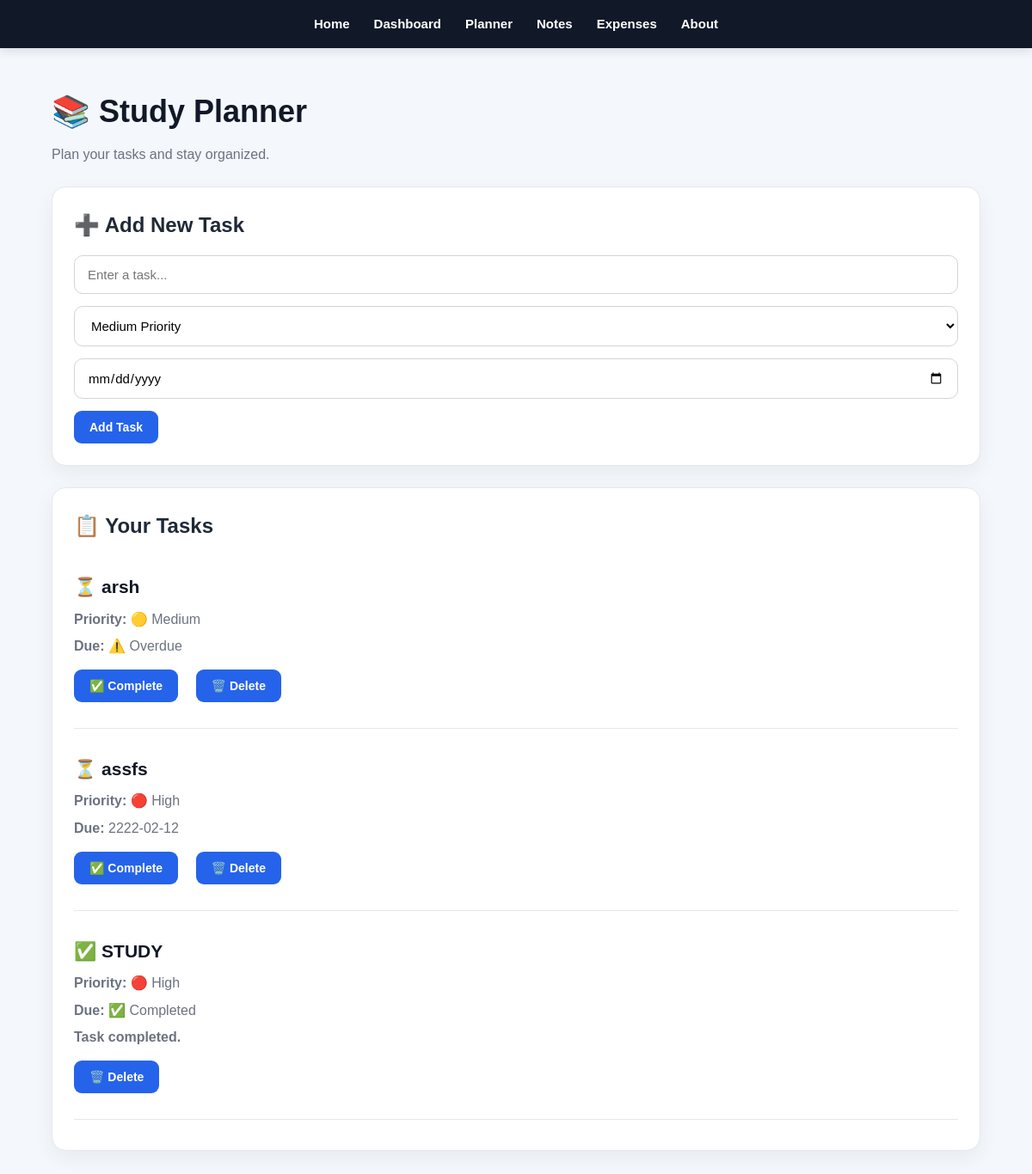
Before: /planner with the older database file.
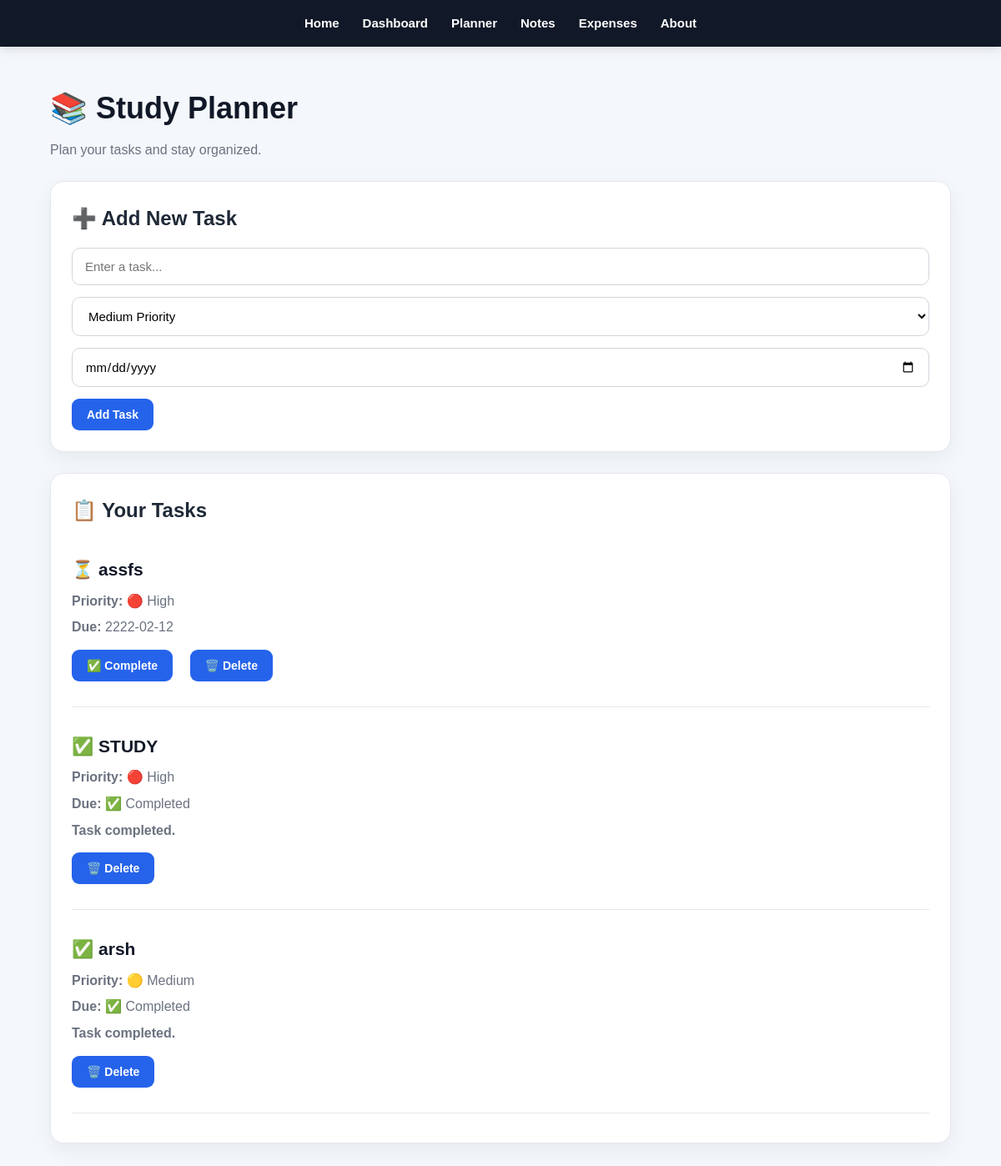
After: the same page with the newer database file.
### tables this page shows
CREATE TABLE tasks (
    id INTEGER PRIMARY KEY AUTOINCREMENT,
    title TEXT NOT NULL,
    completed INTEGER DEFAULT 0
, priority TEXT DEFAULT 'Medium', due_date TEXT);

### app.py (the view, shortened to what this page needs)
@app.route("/planner", methods=["GET", "POST"])
def planner():
    connection = sqlite3.connect(DATABASE)
    cursor = connection.cursor()
    cursor.execute(
        """
        SELECT *
        FROM tasks
        ORDER BY completed ASC, due_date ASC
        """
    )
    tasks = cursor.fetchall()
    connection.close()
    today = date.today().isoformat()
    return render_template(
        "planner.html",
        tasks=tasks,
        today=today
    )

### templates/planner.html (shortened to what this page needs)
<!DOCTYPE html>
<html lang="en">
<head>
    <link rel="stylesheet"
          href="{{ url_for('static', filename='css/style.css') }}">
</head>
<body>
<nav>
    <a href="/">Home</a>
    <a href="/dashboard">Dashboard</a>
    <a href="/planner">Planner</a>
    <a href="/notes">Notes</a>
    <a href="/expenses">Expenses</a>
    <a href="/about">About</a>
</nav>
<div class="container">
    <h1>📚 Study Planner</h1>
    <p>Plan your tasks and stay organized.</p>
    <div class="card">
        <h2>➕ Add New Task</h2>
        <form method="POST" action="/planner">
            <input
                type="text"
                name="title"
                placeholder="Enter a task..."
                required
            >
            <select name="priority">
                <option value="Medium" selected>
                    Medium Priority
                </option>
            </select>
            <input
                type="date"
                name="due_date"
                required
            >
            <button type="submit">
                Add Task
            </button>
        </form>
    </div>
    <div class="card">
        <h2>📋 Your Tasks</h2>
        {% if tasks %}
            {% for task in tasks %}
                <div class="task">
                    <h3>
                        {% if task[2] == 1 %}
                            ✅
                        {% else %}
                            ⏳
                        {% endif %}
                        {{ task[1] }}
                    </h3>
                    <p>
                        <strong>Priority:</strong>
                        {% if task[3] == "High" %}
                            🔴 High
                        {% elif task[3] == "Medium" %}
                            🟡 Medium
                        {% else %}
                            🟢 Low
                        {% endif %}
                    </p>
                    <p>
                        <strong>Due:</strong>
                        {% if task[2] == 1 %}
                            <span>
                                ✅ Completed
                            </span>
                        {% elif task[4] < today %}
                            <span>
                                ⚠️ Overdue
                            </span>
                        {% else %}
                            <span>
                                {{ task[4] }}
                            </span>
                        {% endif %}
                    </p>
                    {% if task[2] == 0 %}
                        <a href="/complete_task/{{ task[0] }}">
                            <button type="button">
                                ✅ Complete
                            </button>
                        </a>
                    {% else %}
                        <p>
                            <strong>Task completed.</strong>
                        </p>
                    {% endif %}
                    <a href="/delete_task/{{ task[0] }}">
                        <button type="button">
                            🗑️ Delete
                        </button>
                    </a>
                </div>
                <hr>
            {% endfor %}
        {% else %}
            <p>
                No tasks yet. Add your first task above.
            </p>
        {% endif %}
    </div>
</div>
</body>
</html>

### static/css/style.css (style rules this page uses)
* { margin: 0; padding: 0; box-sizing: border-box; }
body { font-family: Arial, Helvetica, sans-serif; background: #f4f7fb; color: #1f2937; line-height: 1.6; }
nav { background: #111827; padding: 16px 30px; display: flex; justify-content: center; gap: 28px; box-shadow: 0 3px 12px rgba(0, 0, 0, 0.12); }
nav a { color: white; text-decoration: none; font-size: 15px; font-weight: 600; transition: 0.2s ease; }
.container { width: 90%; max-width: 1100px; margin: 45px auto; }
h1 { font-size: 36px; margin-bottom: 8px; color: #111827; }
h2 { margin-bottom: 15px; color: #1f2937; }
h3 { margin-bottom: 8px; color: #111827; }
p { color: #6b7280; }
.card { background: white; padding: 25px; margin-top: 25px; border-radius: 16px; box-shadow: 0 8px 25px rgba(0, 0, 0, 0.06); border: 1px solid #e5e7eb; }
form { display: flex; flex-direction: column; gap: 14px; }
input, textarea, select { width: 100%; padding: 13px 15px; border: 1px solid #d1d5db; border-radius: 10px; font-size: 15px; font-family: inherit; background: white; outline: none; transition: border-color 0.2s ease, box-shadow 0.2s ease; }
button { width: fit-content; padding: 11px 18px; border: none; border-radius: 9px; background: #2563eb; color: white; font-size: 14px; font-weight: 600; cursor: pointer; transition: background 0.2s ease, transform 0.2s ease; }
a { color: #2563eb; }
hr { border: none; border-top: 1px solid #e5e7eb; margin: 10px 0; }
.task { padding: 20px 0; }
.task h3 { font-size: 21px; }
.task p { margin: 6px 0; }
.task a { text-decoration: none; margin-right: 8px; }
.task button { margin-top: 8px; }
.card a button { margin-right: 8px; margin-top: 8px; }

Changed rows visible on the page:
changed tasks "arsh": completed "⏳ ⚠️ Overdue ✅ Complete" → "✅ ✅ Completed Task completed."; moves down the list
